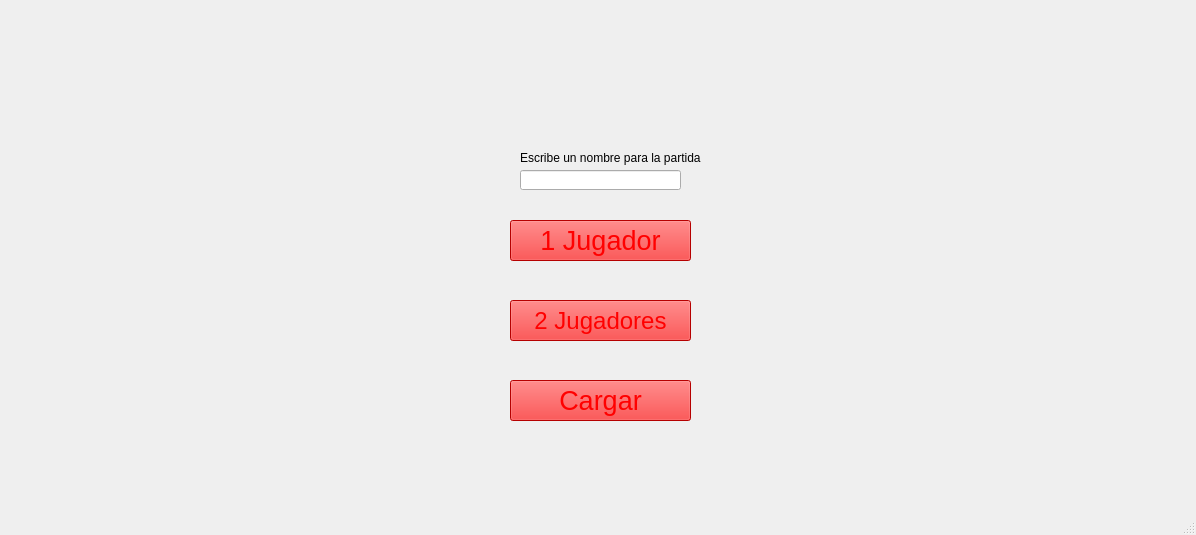
<?xml version="1.0" encoding="UTF-8"?>
<ui version="4.0">
 <class>a_jugar</class>
 <widget class="QMainWindow" name="a_jugar">
  <property name="geometry">
   <rect>
    <x>0</x>
    <y>0</y>
    <width>1196</width>
    <height>535</height>
   </rect>
  </property>
  <property name="windowTitle">
   <string>MainWindow</string>
  </property>
  <property name="styleSheet">
   <string notr="true"/>
  </property>
  <widget class="QWidget" name="centralwidget">
   <widget class="QPushButton" name="un_jugador">
    <property name="geometry">
     <rect>
      <x>510</x>
      <y>220</y>
      <width>181</width>
      <height>41</height>
     </rect>
    </property>
    <property name="font">
     <font>
      <family>MS Shell Dlg 2</family>
      <pointsize>20</pointsize>
      <weight>9</weight>
      <italic>false</italic>
      <bold>false</bold>
     </font>
    </property>
    <property name="styleSheet">
     <string notr="true">background-color: rgb(255, 0, 0);
font: 75 20pt &quot;MS Shell Dlg 2&quot;;
color: rgb(255, 0, 0);
selection-color: rgb(255, 0, 0);
background-image: url(:/Imagenes/inicio/fondo-coronavirus-verde-realista_52683-36592.jpg);</string>
    </property>
    <property name="text">
     <string>1 Jugador</string>
    </property>
   </widget>
   <widget class="QPushButton" name="dos_jugadores">
    <property name="geometry">
     <rect>
      <x>510</x>
      <y>300</y>
      <width>181</width>
      <height>41</height>
     </rect>
    </property>
    <property name="font">
     <font>
      <family>MS Shell Dlg 2</family>
      <pointsize>18</pointsize>
      <weight>9</weight>
      <italic>false</italic>
      <bold>false</bold>
     </font>
    </property>
    <property name="styleSheet">
     <string notr="true">background-color: rgb(255, 0, 0);
font: 75 18pt &quot;MS Shell Dlg 2&quot;;
color: rgb(255, 0, 0);
selection-color: rgb(255, 0, 0);
background-image: url(:/Imagenes/inicio/fondo-coronavirus-verde-realista_52683-36592.jpg);</string>
    </property>
    <property name="text">
     <string>2 Jugadores</string>
    </property>
   </widget>
   <widget class="QPushButton" name="cargar">
    <property name="geometry">
     <rect>
      <x>510</x>
      <y>380</y>
      <width>181</width>
      <height>41</height>
     </rect>
    </property>
    <property name="font">
     <font>
      <family>MS Shell Dlg 2</family>
      <pointsize>20</pointsize>
      <weight>9</weight>
      <italic>false</italic>
      <bold>false</bold>
     </font>
    </property>
    <property name="styleSheet">
     <string notr="true">background-color: rgb(255, 0, 0);
font: 75 20pt &quot;MS Shell Dlg 2&quot;;
background-image: url(:/Imagenes/inicio/fondo-coronavirus-verde-realista_52683-36592.jpg);
color: rgb(255, 0, 0);
selection-color: rgb(255, 0, 0);</string>
    </property>
    <property name="text">
     <string>Cargar</string>
    </property>
   </widget>
   <widget class="QLabel" name="label_player">
    <property name="geometry">
     <rect>
      <x>0</x>
      <y>0</y>
      <width>1201</width>
      <height>491</height>
     </rect>
    </property>
    <property name="styleSheet">
     <string notr="true">background-image: url(:/Imagenes/fondo_person.PNG);</string>
    </property>
    <property name="text">
     <string/>
    </property>
   </widget>
   <widget class="QLabel" name="nombre">
    <property name="geometry">
     <rect>
      <x>520</x>
      <y>150</y>
      <width>201</width>
      <height>16</height>
     </rect>
    </property>
    <property name="text">
     <string>Escribe un nombre para la partida</string>
    </property>
   </widget>
   <widget class="QLineEdit" name="inputname">
    <property name="geometry">
     <rect>
      <x>520</x>
      <y>170</y>
      <width>161</width>
      <height>20</height>
     </rect>
    </property>
   </widget>
   <zorder>label_player</zorder>
   <zorder>un_jugador</zorder>
   <zorder>dos_jugadores</zorder>
   <zorder>cargar</zorder>
   <zorder>nombre</zorder>
   <zorder>inputname</zorder>
  </widget>
  <widget class="QMenuBar" name="menubar">
   <property name="geometry">
    <rect>
     <x>0</x>
     <y>0</y>
     <width>1196</width>
     <height>22</height>
    </rect>
   </property>
  </widget>
  <widget class="QStatusBar" name="statusbar"/>
 </widget>
 <resources/>
 <connections/>
</ui>
